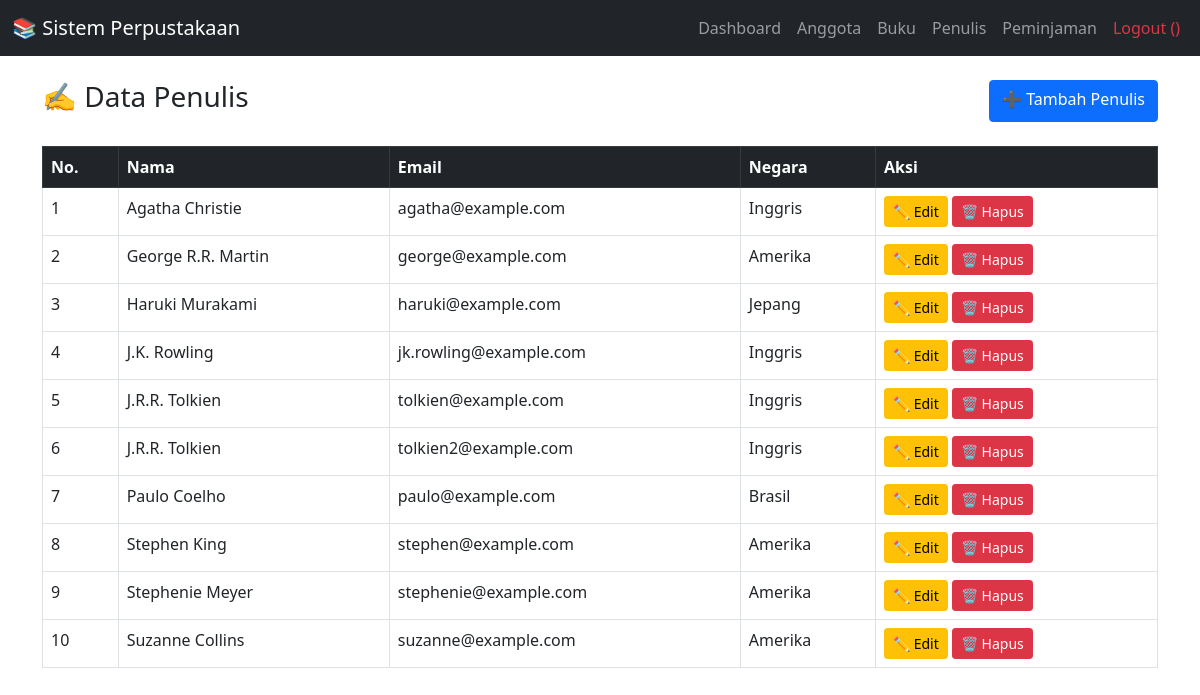
Screenshot of /view/penulis/index.php?status=error (signed in) with the database file from the repository.
### tables this page shows
CREATE TABLE penulis (
    id_penulis INT AUTO_INCREMENT PRIMARY KEY,
    nama VARCHAR(100) NOT NULL,
    email VARCHAR(100) UNIQUE,
    negara VARCHAR(50),
    created_at TIMESTAMP DEFAULT CURRENT_TIMESTAMP,
    updated_at TIMESTAMP DEFAULT CURRENT_TIMESTAMP ON UPDATE CURRENT_TIMESTAMP
);

### controller/penulis.php (called while the page is built, shortened)
<?php
class ControllerPenulis {
    private $conn;
    public function __construct($conn) {
        $this->conn = $conn;
    }
    public function getPenulis() {
        $sql = "SELECT * FROM penulis ORDER BY nama ASC";
        $res = $this->conn->query($sql);
        return $res ? $res->fetch_all(MYSQLI_ASSOC) : [];
    }
}
?>

### view/penulis/index.php (the view, shortened to what this page needs)
<?php
require_once __DIR__ . '/../../database/koneksi.php';
require_once __DIR__ . '/../../controller/penulis.php';
require_once __DIR__ . '/../../layout/header.php';
require_once __DIR__ . '/../../layout/navigasi.php';
$controller = new ControllerPenulis($conn);
$penulis = $controller->getPenulis();
?>
<div class="container py-4">
    <div class="d-flex justify-content-between mb-4">
        <h3>✍️ Data Penulis</h3>
        <a class="btn btn-primary" href="tambah.php">➕ Tambah Penulis</a>
    </div>
    <div class="table-responsive">
        <table class="table table-bordered">
            <thead class="table-dark">
                <tr><th>No.</th><th>Nama</th><th>Email</th><th>Negara</th><th>Aksi</th></tr>
            </thead>
            <tbody>
                <?php if (!empty($penulis)): $no=1; foreach($penulis as $p): ?>
                <tr>
                    <td><?= $no++; ?></td>
                    <td><?= htmlspecialchars($p['nama']); ?></td>
                    <td><?= htmlspecialchars($p['email']); ?></td>
                    <td><?= htmlspecialchars($p['negara'] ?? '-'); ?></td>
                    <td>
                        <a class="btn btn-sm btn-warning" href="edit.php?id=<?= $p['id_penulis']; ?>">✏️ Edit</a>
                        <a class="btn btn-sm btn-danger" href="hapus.php?id=<?= $p['id_penulis']; ?>" onclick="return confirm('Yakin hapus?')">🗑️ Hapus</a>
                    </td>
                </tr>
                <?php endforeach; else: ?>
                <tr><td colspan="5" class="text-center text-muted"><em>Tidak ada data penulis</em></td></tr>
                <?php endif; ?>
            </tbody>
        </table>
    </div>
</div>
<?php require_once __DIR__ . '/../../layout/footer.php'; ?>

### rows the page displays
penulis: nama "Agatha Christie", email "agatha@example.com", negara "Inggris"
penulis: nama "George R.R. Martin", email "george@example.com", negara "Amerika"
penulis: nama "Haruki Murakami", email "haruki@example.com", negara "Jepang"
penulis: nama "J.K. Rowling", email "jk.rowling@example.com", negara "Inggris"
penulis: nama "J.R.R. Tolkien", email "tolkien@example.com", negara "Inggris"
penulis: nama "J.R.R. Tolkien", email "tolkien2@example.com", negara "Inggris"
penulis: nama "Paulo Coelho", email "paulo@example.com", negara "Brasil"
penulis: nama "Stephen King", email "stephen@example.com", negara "Amerika"
penulis: nama "Stephenie Meyer", email "stephenie@example.com", negara "Amerika"
penulis: nama "Suzanne Collins", email "suzanne@example.com", negara "Amerika"
